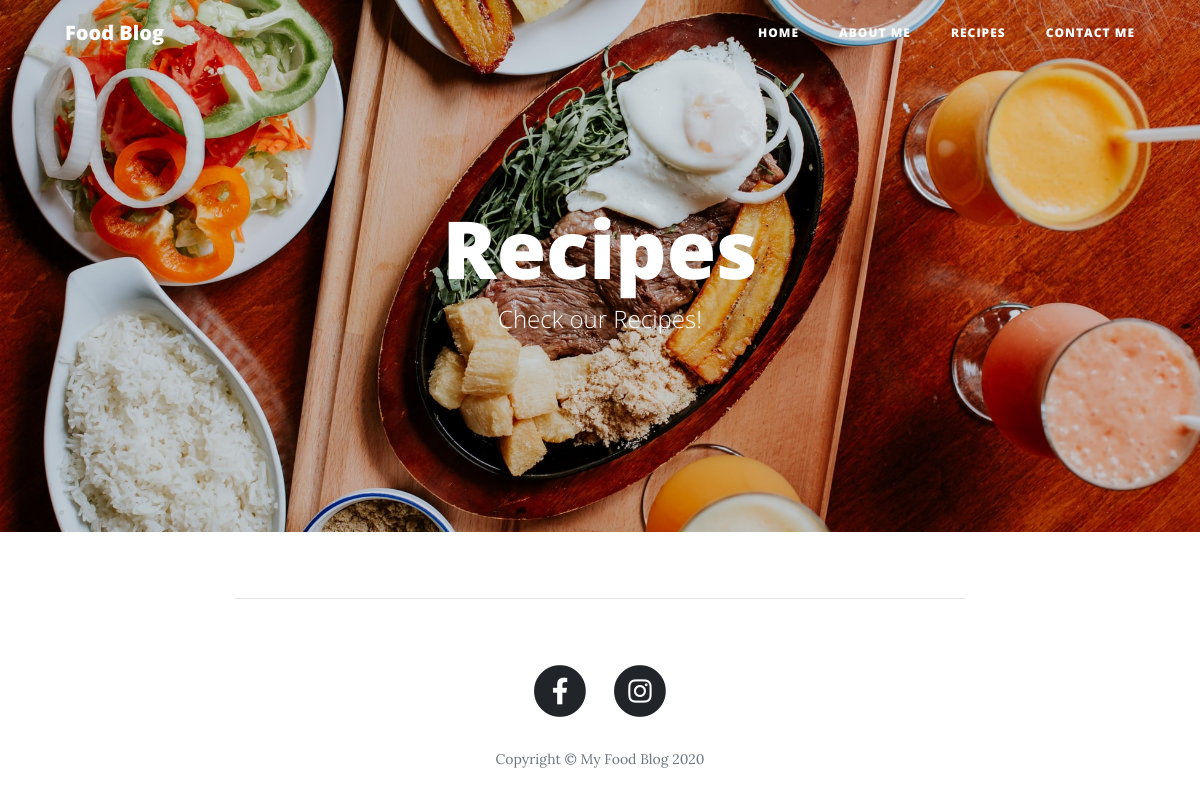
Before: /recipes/ with the older database file.
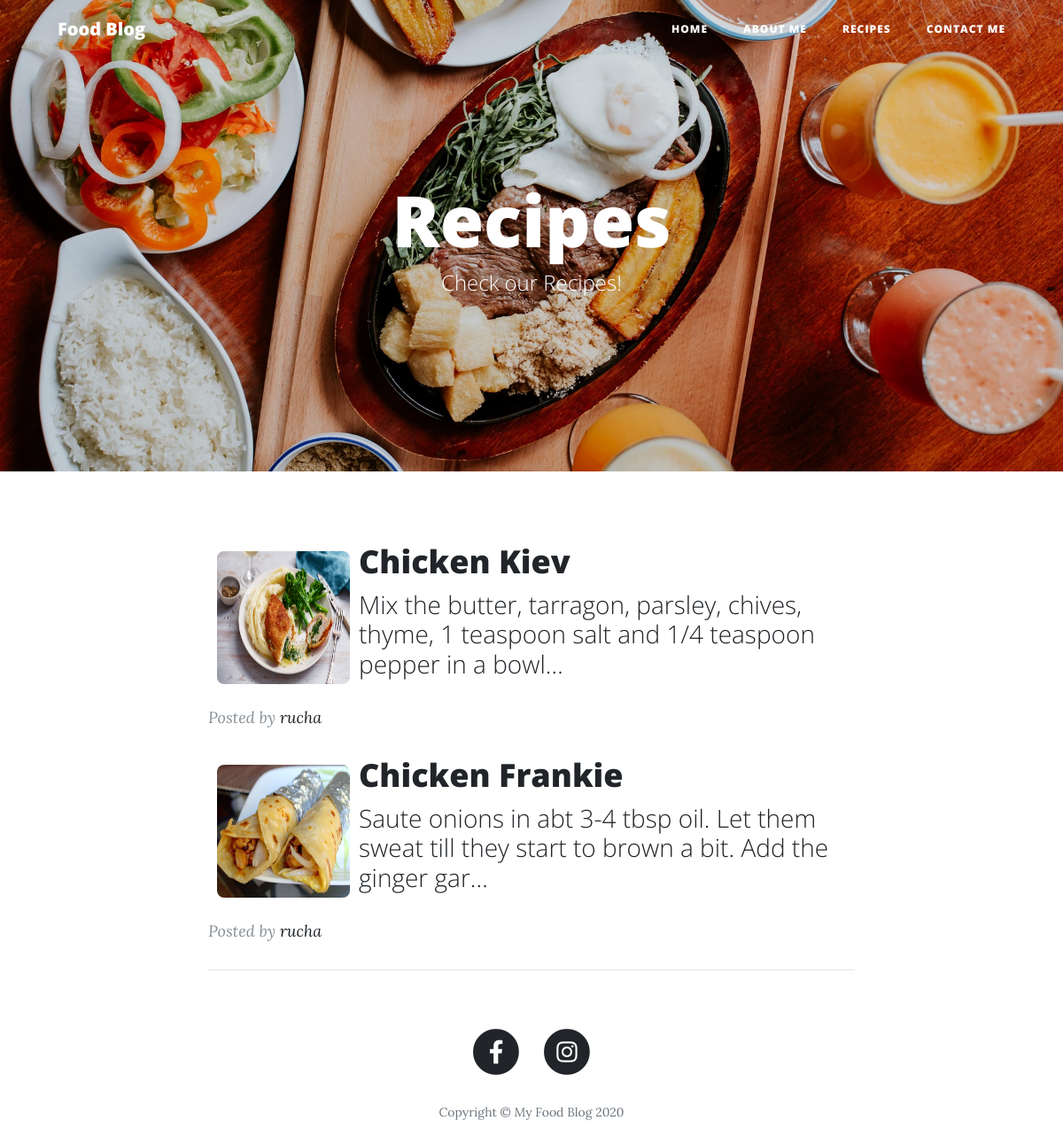
After: the same page with the newer database file.
### recipes/models.py (models this page shows, shortened)
class Recipe(models.Model):
    name = models.CharField(max_length=50)
    ingredients = models.TextField()
    method = models.TextField()
    author = models.ForeignKey(User, on_delete=models.CASCADE)
    image = models.ImageField(upload_to='images/', null=True)

### recipes/views.py (the view)
# urls.py: path('recipes/', RecipeListView.as_view(), name='recipe_list'),
class RecipeListView(ListView):
    model = Recipe
    template_name = 'entries/recipes_list.html'
    context_object_name = "recipes_list"

### entries/templates/entries/recipes_list.html (shortened to what this page needs)
{% extends "entries/index.html" %}
{% load static %}
{% load crispy_forms_tags %}
{% block content %}
<header class="masthead" style="background-image: url({% static 'img/recipes.jpg' %})">
    <div class="container">
        <div class="row">
            <div class="col-lg-8 col-md-10 mx-auto">
                <div class="page-heading">
                    <h1>Recipes</h1>
                    <span class="subheading">Check our Recipes!</span>
                </div>
            </div>
        </div>
    </div>
</header>
<div class="container">
    <div class="row">
        <div class="col-lg-8 col-md-10 mx-auto">
            {% for recipe in recipes_list %}
            <div class="post-preview">
                <a href="{% url 'recipe_details' recipe.pk %}">
                    <p>
                        <img src="{{MEDIA_URL}}{{recipe.image}}" width="150px" height="150px"
                             style="float:left; border-radius: 0.5rem; margin: 10px">
                    <h2 class="post-title">
                        {{ recipe.name }}
                    </h2>
                    <h3 class="post-subtitle">
                        {{ recipe.method | truncatechars:100 }}
                    </h3>
                    </p>
                </a>
                <p class="post-meta">Posted by
                    <a href="{% url 'about' %}">{{ recipe.author}}</a>
                </p>
            </div>
            {% endfor %}
            <hr>
        </div>
    </div>
</div>
{% endblock %}

### entries/templates/entries/index.html (shortened to what this page needs)
{% load static %}
<!DOCTYPE html>
<html lang="en">
<head>
    <link href="{% static 'vendor/bootstrap/css/bootstrap.min.css' %}" rel="stylesheet">
    <link href="{% static 'vendor/fontawesome-free/css/all.min.css' %}" rel="stylesheet" type="text/css">
    <link href="{% static 'css/clean-blog.css' %}" rel="stylesheet">
</head>
<body>
<nav class="navbar navbar-expand-lg navbar-light fixed-top" id="mainNav">
    <div class="container">
        <a class="navbar-brand" href="{% url 'blog-home' %}">Food Blog</a>
        <div class="collapse navbar-collapse" id="navbarResponsive">
            <ul class="navbar-nav ml-auto">
                <li class="nav-item">
                    <a class="nav-link" href="{% url 'blog-home' %}">Home</a>
                </li>
                <li class="nav-item">
                    <a class="nav-link" href="{% url 'about' %}">About Me</a>
                </li>
                <li class="nav-item">
                    <a class="nav-link" href="{% url 'recipe_list' %}">Recipes</a>
                </li>
                <li class="nav-item">
                    <a class="nav-link" href="{% url 'contact' %}">Contact Me</a>
                </li>
            </ul>
        </div>
    </div>
</nav>
{% block content %}{% endblock %}
<footer>
    <div class="container">
        <div class="row">
            <div class="col-lg-8 col-md-10 mx-auto">
                <ul class="list-inline text-center">
                    <li class="list-inline-item">
                        <a href="https://www.facebook.com/rucha.mantri">
                <span class="fa-stack fa-lg">
                  <i class="fas fa-circle fa-stack-2x"></i>
                  <i class="fab fa-facebook-f fa-stack-1x fa-inverse"></i>
                </span>
                        </a>
                    </li>
                    <li class="list-inline-item">
                        <a href="https://www.instagram.com/keto_ruu/?hl=en">
                <span class="fa-stack fa-lg">
                  <i class="fas fa-circle fa-stack-2x"></i>
                  <i class="fab fa-instagram fa-stack-1x fa-inverse"></i>
                </span>
                        </a>
                    </li>
                </ul>
                <p class="copyright text-muted">Copyright &copy; My Food Blog 2020</p>
            </div>
        </div>
    </div>
</footer>
</body>
</html>

### static_2/css/clean-blog.css (style rules this page uses)
body { font-size: 20px; color: #212529; font-family: 'Lora', 'Times New Roman', serif; }
p { line-height: 1.5; margin: 30px 0; }
p a { text-decoration: underline; }
h1, h2, h3, h4, h5, h6 { font-weight: 800; font-family: 'Open Sans', 'Helvetica Neue', Helvetica, Arial, sans-serif; }
a { color: #212529; transition: all 0.2s; }
#mainNav { position: absolute; border-bottom: 1px solid #e9ecef; background-color: white; font-family: 'Open Sans', 'Helvetica Neue', Helvetica, Arial, sans-serif; }
#mainNav .navbar-brand { font-weight: 800; color: #343a40; }
#mainNav .navbar-nav > li.nav-item > a { font-size: 12px; font-weight: 800; letter-spacing: 1px; text-transform: uppercase; }
@media only screen and (min-width: 992px) { #mainNav { border-bottom: 1px solid transparent; background: transparent; } }
@media only screen and (min-width: 992px) { #mainNav .navbar-brand { padding: 10px 20px; color: #fff; } }
@media only screen and (min-width: 992px) { #mainNav .navbar-nav > li.nav-item > a { padding: 10px 20px; color: #fff; } }
@media only screen and (min-width: 992px) { #mainNav { transition: background-color 0.2s; transform: translate3d(0, 0, 0); -webkit-backface-visibility: hidden; } }
header.masthead { margin-bottom: 50px; background: no-repeat center center; background-attachment: scroll; position: relative; background-size: cover; }
header.masthead .page-heading, header.masthead .post-heading, header.masthead .site-heading { padding: 200px 0 150px; color: white; }
@media only screen and (min-width: 768px) { header.masthead .page-heading, header.masthead .post-heading, header.masthead .site-heading { padding: 200px 0; } }
header.masthead .page-heading, header.masthead .site-heading { text-align: center; }
header.masthead .page-heading h1, header.masthead .site-heading h1 { font-size: 50px; margin-top: 0; }
header.masthead .page-heading .subheading, header.masthead .site-heading .subheading { font-size: 24px; font-weight: 300; line-height: 1.1; display: block; margin: 10px 0 0; font-family: 'Open Sans', 'Helvetica Neue', Helvetica, Arial, sans-serif; }
@media only screen and (min-width: 768px) { header.masthead .page-heading h1, header.masthead .site-heading h1 { font-size: 80px; } }
.post-preview > a { color: #212529; }
.post-preview > a > .post-title { font-size: 30px; margin-top: 30px; margin-bottom: 10px; }
.post-preview > a > .post-subtitle { font-weight: 300; margin: 0 0 10px; }
.post-preview > .post-meta { font-size: 18px; font-style: italic; margin-top: 0; color: #868e96; }
.post-preview > .post-meta > a { text-decoration: none; color: #212529; }
@media only screen and (min-width: 768px) { .post-preview > a > .post-title { font-size: 36px; } }
footer { padding: 50px 0 65px; }
footer .list-inline { margin: 0; padding: 0; }
footer .copyright { font-size: 14px; margin-bottom: 0; text-align: center; }

Changed rows visible on the page:
added Recipe: image (picture), name "Chicken Kiev", method "Mix the butter, tarragon, parsley, chives, thyme, 1 teaspoon salt and 1/4 teaspoon pepper in a bowl…", author "rucha"
added Recipe: image (picture), name "Chicken Frankie", method "Saute onions in abt 3-4 tbsp oil. Let them sweat till they start to brown a bit. Add the ginger gar…", author "rucha"
